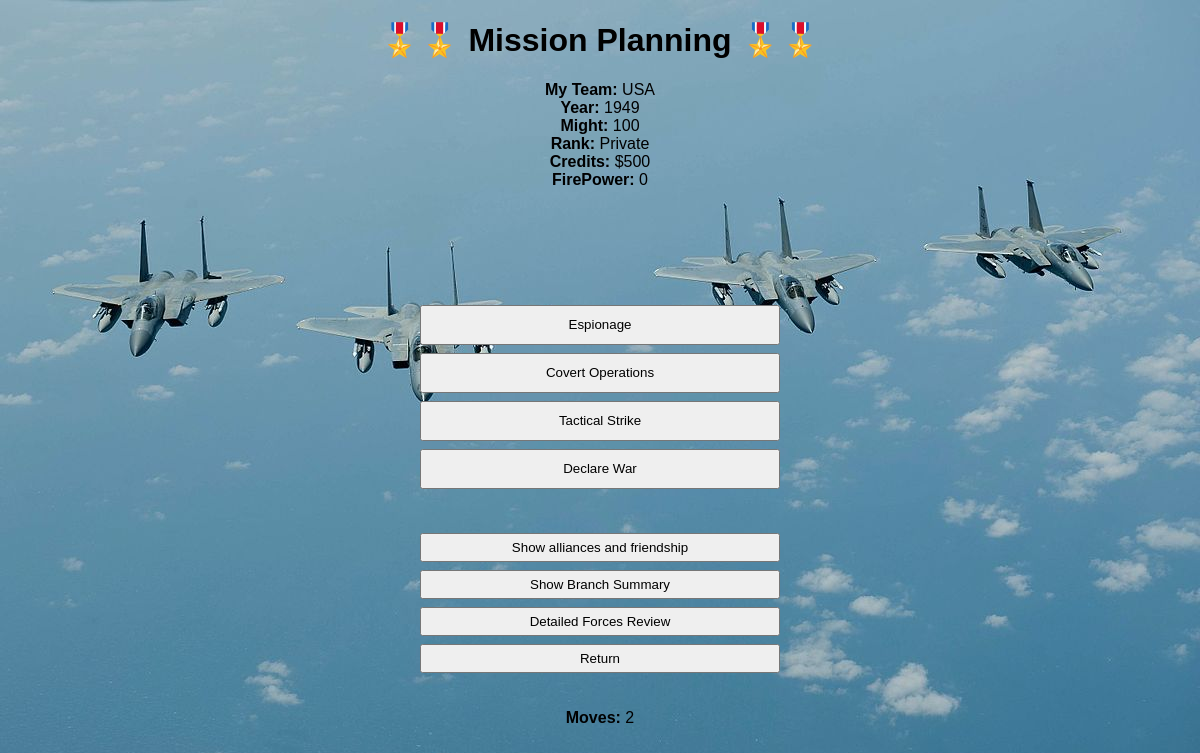
Screenshot of /planning with the database file from the repository.
### universe/classes.py (models this page shows, shortened)
class NATIONS(db.Model):
    id = db.Column(db.Integer, primary_key=True)
    country               = db.Column(db.String(50), nullable=False)
    selected              = db.Column(db.Integer, nullable=False, default=0)
    score                 = db.Column(db.Integer, nullable=False, default=0)
    wealth                = db.Column(db.Integer, nullable=False)
    fLevel                = db.Column(db.String(50), nullable=False)
    gold                  = db.Column(db.Integer, nullable=False)
    gems                  = db.Column(db.Integer, nullable=False)
    rareMetals            = db.Column(db.Integer, nullable=False)
    oil                   = db.Column(db.Integer, nullable=False)
    might                 = db.Column(db.Integer, nullable=False)
    wLevel                = db.Column(db.String(50), nullable=False)
    firePower             = db.Column(db.Integer, nullable=False)
    KP                    = db.Column(db.Integer, nullable=False)
    tLevel                = db.Column(db.Integer, nullable=False)
    era                   = db.Column(db.String(50), nullable=False)
    RP                    = db.Column(db.Integer, nullable=False)
    influence             = db.Column(db.Integer, nullable=False)
    pLevel                = db.Column(db.String(50), nullable=False)
    stability             = db.Column(db.Integer, nullable=False)
    backing               = db.Column(db.Integer, nullable=False)
    chance                = db.Column(db.Integer, nullable=False)
    aggression            = db.Column(db.Integer, nullable=False)
    creativity            = db.Column(db.Integer, nullable=False)
    materialism           = db.Column(db.Integer, nullable=False)
    prudence              = db.Column(db.Integer, nullable=False)
    bonusUnits            = db.Column(db.Integer, nullable=False)
    notes                 = db.Column(db.String(50), nullable=False)
    hints                 = db.Column(db.String(50), nullable=False)
    Nextmoves             = db.Column(db.String(50), nullable=False, default='')
    moveLimit             = db.Column(db.Integer, nullable=False)

### universe/routes.py (the view, shortened to what this page needs)
@app.route('/planning', methods=['GET', 'POST'])
def planning():
    year,month = getParms('year')
    playerNation = gameTracker.query.get_or_404(1)
    myNation = NATIONS.query.get_or_404(int(playerNation.countryID))
    nations = db.session.query(NATIONS).all()
    myWar    = db.session.query(warAssets).filter_by(country=myNation.country,era=myNation.era).first()
    lightForces = int(myWar.wOneAmount) + int(myWar.wTwoAmount)
    coreForces = int(myWar.wThreeAmount) + int(myWar.wFourAmount) + int(myWar.wFiveAmount)
    heavyForces = int(myWar.wSixAmount) + int(myWar.wSevenAmount)
    friends =db.session.query(friendship).filter_by(country=myNation.country).all()
    displayFlag = ""
    planningMessage = ""
    movesToCheck = checkMoves(myNation,'espionage')
    movesLeft = movesToCheck[0]
    if movesToCheck[1] > 0:
        print('Not enough moves or already carried this move out')
        return redirect(url_for('mainMenu'))
    return(render_template('planning.html',year=year,month=month,myNation=myNation,movesLeft=movesLeft,displayFlag=displayFlag,lightForces=lightForces,coreForces=coreForces,heavyForces=heavyForces,myWar=myWar,planningMessage=planningMessage,friends=friends,nations=nations))

### universe/routes.py (called while the page is built, shortened)
def getParms(selected):
    if selected == 'year':
        playerNation = gameTracker.query.get_or_404(1)
        year = str(playerNation.year)
        month = str(playerNation.month)
        if month == "1": month = 'January'
        if month == '2': month = 'February'
        if month == '3': month = 'March'
        if month == '4': month = 'April'
        if month == '5': month = 'May'
        if month == '6': month = 'June'
        if month == '7': month = 'July'
        if month == '8': month = 'August'
        if month == '9': month = 'September'
        if month == '10': month = 'October'
        if month == '11': month = 'November'
        if month == '12': month = 'December'
        return(year,month)

### universe/routesFunctions.py (called while the page is built)
def checkMoves(myNation,duplicateToCheck):
    mlimit = int(myNation.moveLimit)
    moveArray = myNation.Nextmoves.split(':')
    pendingCount = 0
    mvs = 0
    for item in moveArray:
        if 'pending' in item:
            pendingCount +=1
        if len(item) > 0:
            mvs += 1
    movesLeft = int(mlimit-mvs+pendingCount)
    if movesLeft < 1:
        return(movesLeft,1)
    for item in moveArray:
        if duplicateToCheck in item:
            return(movesLeft,2)
    return(movesLeft,0)

### universe/templates/planning.html (shortened to what this page needs)
{% extends 'base.html' %}
{% block body %}
<center><h1>  🎖️🎖️ Mission Planning 🎖️🎖️ </h1> </center>
<center>
<b>My Team: </b>  {{ myNation.country }} <br>
<b>Year:    </b> {{year}} <br>
<b>Might:  </b>  {{ myNation.might }} <br>
<b>Rank:  </b>  {{ myNation.wLevel }} <br>
<b>Credits:  </b>  ${{ myNation.wealth }} <br>
<b>FirePower:  </b>  {{ myNation.firePower }} <br>
</center>
<br></br>
<br></br>
<br><br>
<form method="post" action="/planning">
		<button name="espionage" type="submit" value="espionage" style="height: 40px;">Espionage</button>
		<button name="planning" type="submit" value="Covert" style="height: 40px;">Covert Operations</button>
		<button name="planning" type="submit" value="Tactical" style="height: 40px;">Tactical Strike</button>
		<button name="planning" type="submit" value="DeclareWar" style="height: 40px;">Declare War</button>
<br></br>
 <form method="post" action="/planning">
		<button name="friendship" type="submit" value="friendship">Show alliances and friendship</button>
		<button name="disposition" type="submit" value="disposition">Show Branch Summary</button>
		<button name="review" type="submit" value="review">Detailed Forces Review</button>
		<button name="mainMenu" type="submit" value="mainMenu">Return</button>
 <br></br>
<center>
<b>Moves:  </b> {{ movesLeft }}</center> <br>
{% endblock %}

### universe/static/css/main.css (style rules this page uses)
body, html { margin: 0; font-family: sans-serif; }
button { display: block; width: 30%; margin-left:auto; margin-right:auto; padding: 5px; margin-top: 8px }

### universe/templates/planning.html (style rules this page uses)
body { background: url("../static/css/backgrounds/fighter.jpg"); background-color: rgba(255,255,255,0.2); background-blend-mode: darken; background-size: cover; }

### rows the page displays
NATIONS: country "USA", might "100", wLevel "Private", wealth "500", firePower "0"

### other values shown
{{ year }} "1949"
{{ movesLeft }} "2"
